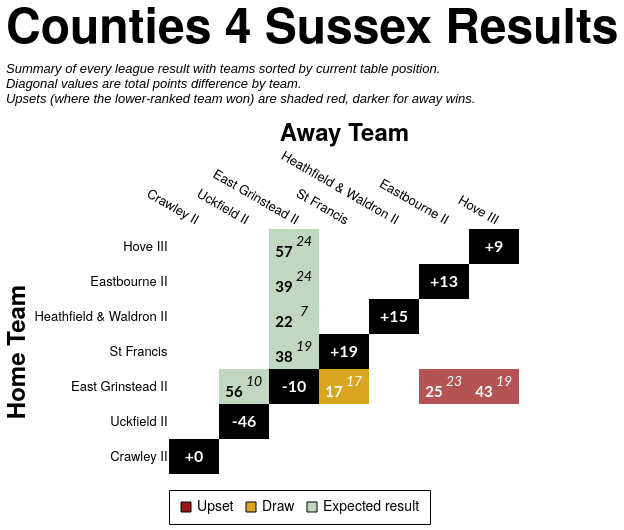

Write the Vega-Lite specification saved for this chart.
### Vega-Lite specification from a JSON file in a GitHub repository (floating-point values rounded to 4 significant figures)
{"config": {"axis": {"labelFont": "PT Sans Narrow, Helvetica Neue, Helvetica, Arial, sans-serif", "titleFont": "PT Sans Narrow, Helvetica Neue, Helvetica, Arial, sans-serif", "labelFontSize": 13, "titleFontSize": 24, "gridColor": "#202947", "gridOpacity": 0.2, "zindex": 1}, "text": {"font": "Lato, sans-serif"}, "bar": {"cornerRadiusEnd": 5}, "header": {"labelFont": "PT Sans Narrow, Helvetica Neue, Helvetica, Arial, sans-serif", "titleFont": "PT Sans Narrow, Helvetica Neue, Helvetica, Arial, sans-serif", "labelFontSize": 24, "titleFontSize": 28, "labelFontWeight": "bold", "orient": "left"}, "legend": {"labelFont": "PT Sans Narrow, Helvetica Neue, Helvetica, Arial, sans-serif", "titleFont": "PT Sans Narrow, Helvetica Neue, Helvetica, Arial, sans-serif", "labelFontSize": 14, "titleFontSize": 16, "titlePadding": 5, "fillColor": "white", "strokeColor": "black", "padding": 10, "titleFontWeight": "lighter", "titleFontStyle": "italic", "titleColor": "gray", "offset": 10}, "title": {"font": "PT Sans Narrow, Helvetica Neue, Helvetica, Arial, sans-serif", "fontSize": 48, "fontWeight": "bold", "anchor": "start", "align": "center", "titlePadding": 20, "subtitlePadding": 10, "subtitleFontSize": 13, "subtitleColor": "", "subtitleFontStyle": "italic", "offset": 15, "color": "black"}, "axisX": {"labelAngle": 0}, "facet": {"title": null, "header": null, "align": {"row": "each", "column": "each"}, "spacing": 10}, "resolve": {"scale": {"y": "independent", "facet": "independent"}}, "background": "transparent", "scale": {"offsetBandPaddingOuter": 0.2, "offsetBandPaddingInner": 0.1}, "view": {"stroke": null, "background": "transparent"}}, "layer": [{"data": {"name": "data-28918e81215225bca8ed9ad5c14cc171"}, "mark": {"type": "rect"}, "encoding": {"color": {"field": "unexpected_result", "legend": {"labelExpr": "datum.value === 'Upset (Away Win)' ? 'Upset' : datum.value", "labelLimit": 220, "offset": 16, "orient": "bottom", "symbolStrokeColor": "black", "symbolStrokeWidth": 1, "values": ["Upset (Away Win)", "Draw", "Expected result"]}, "scale": {"domain": ["Expected result", "Upset (Home Win)", "Upset (Away Win)", "Draw", "To be played", "N/A"], "range": ["#146f1444", "#991515bb", "#991515", "goldenrod", "white", "black"]}, "title": null, "type": "nominal"}, "opacity": {"condition": {"test": "datum.home_team == param_37.home_team || datum.away_team == param_37.home_team || !isValid(param_37.home_team)", "value": 1.0}, "value": 0.1}, "tooltip": [{"field": "home_team", "title": "Home", "type": "nominal"}, {"field": "away_team", "title": "Away", "type": "nominal"}, {"field": "home_score_text", "title": "Home Score", "type": "nominal"}, {"field": "away_score_text", "title": "Away Score", "type": "nominal"}, {"field": "result", "title": "Result", "type": "nominal"}, {"field": "unexpected_result", "title": "Unexpectedness", "type": "nominal"}, {"field": "date", "format": "%d %b %Y", "title": "Date", "type": "temporal"}], "x": {"axis": {"domain": false, "grid": false, "labelAngle": 30, "orient": "top", "ticks": false}, "field": "away_team", "sort": ["Crawley II", "Uckfield II", "East Grinstead II", "St Francis", "Heathfield & Waldron II", "Eastbourne II", "Hove III"], "title": "Away Team", "type": "nominal"}, "y": {"axis": {"domain": false, "grid": false, "ticks": false}, "field": "home_team", "sort": ["Hove III", "Eastbourne II", "Heathfield & Waldron II", "St Francis", "East Grinstead II", "Uckfield II", "Crawley II"], "title": "Home Team", "type": "nominal"}}, "name": "view_38"}, {"data": {"name": "data-28918e81215225bca8ed9ad5c14cc171"}, "mark": {"type": "text", "fontStyle": "italic", "size": 14, "xOffset": 10, "yOffset": -5}, "encoding": {"color": {"condition": {"test": "(datum.home_team == param_37.home_team || datum.away_team == param_37.home_team || !isValid(param_37.home_team)) && datum.unexpected_result == 'Expected result'", "value": "black"}, "value": "white"}, "text": {"field": "away_score_text", "type": "nominal"}, "x": {"field": "away_team", "sort": ["Crawley II", "Uckfield II", "East Grinstead II", "St Francis", "Heathfield & Waldron II", "Eastbourne II", "Hove III"], "type": "nominal"}, "y": {"field": "home_team", "sort": ["Hove III", "Eastbourne II", "Heathfield & Waldron II", "St Francis", "East Grinstead II", "Uckfield II", "Crawley II"], "type": "nominal"}}, "transform": [{"filter": "datum.away_score_text != '' && datum.away_score_text != 'WO'"}]}, {"data": {"name": "data-28918e81215225bca8ed9ad5c14cc171"}, "mark": {"type": "text", "size": 12, "xOffset": 10, "yOffset": -5}, "encoding": {"color": {"condition": {"test": "(datum.home_team == param_37.home_team || datum.away_team == param_37.home_team || !isValid(param_37.home_team)) && datum.unexpected_result == 'Expected result'", "value": "black"}, "value": "white"}, "text": {"field": "away_score_text", "type": "nominal"}, "x": {"field": "away_team", "sort": ["Crawley II", "Uckfield II", "East Grinstead II", "St Francis", "Heathfield & Waldron II", "Eastbourne II", "Hove III"], "type": "nominal"}, "y": {"field": "home_team", "sort": ["Hove III", "Eastbourne II", "Heathfield & Waldron II", "St Francis", "East Grinstead II", "Uckfield II", "Crawley II"], "type": "nominal"}}, "transform": [{"filter": "datum.away_score_text == 'WO'"}]}, {"data": {"name": "data-28918e81215225bca8ed9ad5c14cc171"}, "mark": {"type": "text", "fontWeight": "bold", "size": 15, "xOffset": -10, "yOffset": 5}, "encoding": {"color": {"condition": {"test": "(datum.home_team == param_37.home_team || datum.away_team == param_37.home_team || !isValid(param_37.home_team)) && datum.unexpected_result == 'Expected result'", "value": "black"}, "value": "white"}, "text": {"field": "home_score_text", "type": "nominal"}, "x": {"field": "away_team", "sort": ["Crawley II", "Uckfield II", "East Grinstead II", "St Francis", "Heathfield & Waldron II", "Eastbourne II", "Hove III"], "type": "nominal"}, "y": {"field": "home_team", "sort": ["Hove III", "Eastbourne II", "Heathfield & Waldron II", "St Francis", "East Grinstead II", "Uckfield II", "Crawley II"], "type": "nominal"}}, "transform": [{"filter": "datum.home_score_text != '' && datum.home_score_text != 'WO'"}]}, {"data": {"name": "data-28918e81215225bca8ed9ad5c14cc171"}, "mark": {"type": "text", "size": 12, "xOffset": -10, "yOffset": 5}, "encoding": {"color": {"condition": {"test": "(datum.home_team == param_37.home_team || datum.away_team == param_37.home_team || !isValid(param_37.home_team)) && datum.unexpected_result == 'Expected result'", "value": "black"}, "value": "white"}, "text": {"field": "home_score_text", "type": "nominal"}, "x": {"field": "away_team", "sort": ["Crawley II", "Uckfield II", "East Grinstead II", "St Francis", "Heathfield & Waldron II", "Eastbourne II", "Hove III"], "type": "nominal"}, "y": {"field": "home_team", "sort": ["Hove III", "Eastbourne II", "Heathfield & Waldron II", "St Francis", "East Grinstead II", "Uckfield II", "Crawley II"], "type": "nominal"}}, "transform": [{"filter": "datum.home_score_text == 'WO'"}]}, {"data": {"name": "data-fecc7afd5414ebbbadb48049a19bf62b"}, "mark": {"type": "text", "color": "white", "fontWeight": "bold", "size": 16}, "encoding": {"text": {"field": "display_text", "type": "nominal"}, "tooltip": [{"field": "home_team", "title": "Team", "type": "nominal"}, {"field": "display_text", "title": "Points Difference", "type": "nominal"}], "x": {"field": "away_team", "sort": ["Crawley II", "Uckfield II", "East Grinstead II", "St Francis", "Heathfield & Waldron II", "Eastbourne II", "Hove III"], "type": "nominal"}, "y": {"field": "home_team", "sort": ["Hove III", "Eastbourne II", "Heathfield & Waldron II", "St Francis", "East Grinstead II", "Uckfield II", "Crawley II"], "type": "nominal"}}}], "height": {"step": 35}, "params": [{"name": "param_37", "select": {"type": "point", "clear": "dblclick", "fields": ["home_team"], "on": "click"}, "value": null, "views": ["view_38"]}], "title": {"text": "Counties 4 Sussex Results", "subtitle": ["Summary of every league result with teams sorted by current table position.", "Diagonal values are total points difference by team.", "Upsets (where the lower-ranked team won) are shaded red, darker for away wins."]}, "width": {"step": 50}, "$schema": "https://vega.github.io/schema/vega-lite/v5.20.1.json", "datasets": {"data-28918e81215225bca8ed9ad5c14cc171": [{"home_team": "Crawley II", "away_team": "Crawley II", "match_id": null, "date": "", "home_score": null, "away_score": null, "home_walkover": null, "away_walkover": null, "result": "N/A", "home_score_text": "", "away_score_text": "", "wo_result": "", "score_text": "", "display_text": "+0", "is_diagonal": true, "result_simple": "N/A", "unexpected_result": "N/A", "unexpected_opacity": 1.0}, {"home_team": "Crawley II", "away_team": "East Grinstead II", "match_id": "995325", "date": "2022-10-01T00:00:00", "home_score": null, "away_score": null, "home_walkover": false, "away_walkover": true, "result": "To be played", "home_score_text": "", "away_score_text": "", "wo_result": "", "score_text": "", "display_text": "", "is_diagonal": false, "result_simple": "To be played", "unexpected_result": "To be played", "unexpected_opacity": 1.0}, {"home_team": "Crawley II", "away_team": "Eastbourne II", "match_id": "995339", "date": "2022-11-12T00:00:00", "home_score": null, "away_score": null, "home_walkover": false, "away_walkover": true, "result": "To be played", "home_score_text": "", "away_score_text": "", "wo_result": "", "score_text": "", "display_text": "", "is_diagonal": false, "result_simple": "To be played", "unexpected_result": "To be played", "unexpected_opacity": 1.0}, {"home_team": "Crawley II", "away_team": "Heathfield & Waldron II", "match_id": null, "date": "", "home_score": null, "away_score": null, "home_walkover": null, "away_walkover": null, "result": "To be played", "home_score_text": "", "away_score_text": "", "wo_result": "", "score_text": "", "display_text": "", "is_diagonal": false, "result_simple": "To be played", "unexpected_result": "To be played", "unexpected_opacity": 1.0}, {"home_team": "Crawley II", "away_team": "Hove III", "match_id": null, "date": "", "home_score": null, "away_score": null, "home_walkover": null, "away_walkover": null, "result": "To be played", "home_score_text": "", "away_score_text": "", "wo_result": "", "score_text": "", "display_text": "", "is_diagonal": false, "result_simple": "To be played", "unexpected_result": "To be played", "unexpected_opacity": 1.0}, {"home_team": "Crawley II", "away_team": "St Francis", "match_id": null, "date": "", "home_score": null, "away_score": null, "home_walkover": null, "away_walkover": null, "result": "To be played", "home_score_text": "", "away_score_text": "", "wo_result": "", "score_text": "", "display_text": "", "is_diagonal": false, "result_simple": "To be played", "unexpected_result": "To be played", "unexpected_opacity": 1.0}, {"home_team": "Crawley II", "away_team": "Uckfield II", "match_id": "995351", "date": "2022-12-10T00:00:00", "home_score": null, "away_score": null, "home_walkover": false, "away_walkover": true, "result": "To be played", "home_score_text": "", "away_score_text": "", "wo_result": "", "score_text": "", "display_text": "", "is_diagonal": false, "result_simple": "To be played", "unexpected_result": "To be played", "unexpected_opacity": 1.0}, {"home_team": "East Grinstead II", "away_team": "Crawley II", "match_id": "995349", "date": "2022-12-03T00:00:00", "home_score": null, "away_score": null, "home_walkover": true, "away_walkover": false, "result": "To be played", "home_score_text": "", "away_score_text": "", "wo_result": "", "score_text": "", "display_text": "", "is_diagonal": false, "result_simple": "To be played", "unexpected_result": "To be played", "unexpected_opacity": 1.0}, {"home_team": "East Grinstead II", "away_team": "East Grinstead II", "match_id": null, "date": "", "home_score": null, "away_score": null, "home_walkover": null, "away_walkover": null, "result": "N/A", "home_score_text": "", "away_score_text": "", "wo_result": "", "score_text": "", "display_text": "-10", "is_diagonal": true, "result_simple": "N/A", "unexpected_result": "N/A", "unexpected_opacity": 1.0}, {"home_team": "East Grinstead II", "away_team": "Eastbourne II", "match_id": "995326", "date": "2022-10-15T00:00:00", "home_score": 25, "away_score": 23, "home_walkover": false, "away_walkover": false, "result": "Home Win (LBP)", "home_score_text": "25", "away_score_text": "23", "wo_result": "", "score_text": "25-23", "display_text": "25-23", "is_diagonal": false, "result_simple": "Home Win", "unexpected_result": "Upset (Home Win)", "unexpected_opacity": 0.75}, {"home_team": "East Grinstead II", "away_team": "Heathfield & Waldron II", "match_id": null, "date": "", "home_score": null, "away_score": null, "home_walkover": null, "away_walkover": null, "result": "To be played", "home_score_text": "", "away_score_text": "", "wo_result": "", "score_text": "", "display_text": "", "is_diagonal": false, "result_simple": "To be played", "unexpected_result": "To be played", "unexpected_opacity": 1.0}, {"home_team": "East Grinstead II", "away_team": "Hove III", "match_id": "1032189", "date": "2023-01-07T00:00:00", "home_score": 43, "away_score": 19, "home_walkover": false, "away_walkover": false, "result": "Home Win", "home_score_text": "43", "away_score_text": "19", "wo_result": "", "score_text": "43-19", "display_text": "43-19", "is_diagonal": false, "result_simple": "Home Win", "unexpected_result": "Upset (Home Win)", "unexpected_opacity": 0.75}, {"home_team": "East Grinstead II", "away_team": "St Francis", "match_id": "995334", "date": "2022-10-29T00:00:00", "home_score": 17, "away_score": 17, "home_walkover": false, "away_walkover": false, "result": "Draw", "home_score_text": "17", "away_score_text": "17", "wo_result": "", "score_text": "17-17", "display_text": "17-17", "is_diagonal": false, "result_simple": "Draw", "unexpected_result": "Draw", "unexpected_opacity": 0.75}, {"home_team": "East Grinstead II", "away_team": "Uckfield II", "match_id": "1034960", "date": "2023-02-11T00:00:00", "home_score": 56, "away_score": 10, "home_walkover": false, "away_walkover": false, "result": "Home Win", "home_score_text": "56", "away_score_text": "10", "wo_result": "", "score_text": "56-10", "display_text": "56-10", "is_diagonal": false, "result_simple": "Home Win", "unexpected_result": "Expected result", "unexpected_opacity": 0.25}, {"home_team": "Eastbourne II", "away_team": "Crawley II", "match_id": null, "date": "", "home_score": null, "away_score": null, "home_walkover": null, "away_walkover": null, "result": "To be played", "home_score_text": "", "away_score_text": "", "wo_result": "", "score_text": "", "display_text": "", "is_diagonal": false, "result_simple": "To be played", "unexpected_result": "To be played", "unexpected_opacity": 1.0}, {"home_team": "Eastbourne II", "away_team": "East Grinstead II", "match_id": "1032182", "date": "2023-01-21T00:00:00", "home_score": 39, "away_score": 24, "home_walkover": false, "away_walkover": false, "result": "Home Win", "home_score_text": "39", "away_score_text": "24", "wo_result": "", "score_text": "39-24", "display_text": "39-24", "is_diagonal": false, "result_simple": "Home Win", "unexpected_result": "Expected result", "unexpected_opacity": 0.25}, {"home_team": "Eastbourne II", "away_team": "Eastbourne II", "match_id": null, "date": "", "home_score": null, "away_score": null, "home_walkover": null, "away_walkover": null, "result": "N/A", "home_score_text": "", "away_score_text": "", "wo_result": "", "score_text": "", "display_text": "+13", "is_diagonal": true, "result_simple": "N/A", "unexpected_result": "N/A", "unexpected_opacity": 1.0}, {"home_team": "Eastbourne II", "away_team": "Heathfield & Waldron II", "match_id": null, "date": "", "home_score": null, "away_score": null, "home_walkover": null, "away_walkover": null, "result": "To be played", "home_score_text": "", "away_score_text": "", "wo_result": "", "score_text": "", "display_text": "", "is_diagonal": false, "result_simple": "To be played", "unexpected_result": "To be played", "unexpected_opacity": 1.0}, {"home_team": "Eastbourne II", "away_team": "Hove III", "match_id": null, "date": "", "home_score": null, "away_score": null, "home_walkover": null, "away_walkover": null, "result": "To be played", "home_score_text": "", "away_score_text": "", "wo_result": "", "score_text": "", "display_text": "", "is_diagonal": false, "result_simple": "To be played", "unexpected_result": "To be played", "unexpected_opacity": 1.0}, {"home_team": "Eastbourne II", "away_team": "St Francis", "match_id": null, "date": "", "home_score": null, "away_score": null, "home_walkover": null, "away_walkover": null, "result": "To be played", "home_score_text": "", "away_score_text": "", "wo_result": "", "score_text": "", "display_text": "", "is_diagonal": false, "result_simple": "To be played", "unexpected_result": "To be played", "unexpected_opacity": 1.0}, {"home_team": "Eastbourne II", "away_team": "Uckfield II", "match_id": null, "date": "", "home_score": null, "away_score": null, "home_walkover": null, "away_walkover": null, "result": "To be played", "home_score_text": "", "away_score_text": "", "wo_result": "", "score_text": "", "display_text": "", "is_diagonal": false, "result_simple": "To be played", "unexpected_result": "To be played", "unexpected_opacity": 1.0}, {"home_team": "Heathfield & Waldron II", "away_team": "Crawley II", "match_id": "1034971", "date": "2023-02-11T00:00:00", "home_score": null, "away_score": null, "home_walkover": true, "away_walkover": false, "result": "To be played", "home_score_text": "", "away_score_text": "", "wo_result": "", "score_text": "", "display_text": "", "is_diagonal": false, "result_simple": "To be played", "unexpected_result": "To be played", "unexpected_opacity": 1.0}, {"home_team": "Heathfield & Waldron II", "away_team": "East Grinstead II", "match_id": "995341", "date": "2022-11-12T00:00:00", "home_score": 22, "away_score": 7, "home_walkover": false, "away_walkover": false, "result": "Home Win", "home_score_text": "22", "away_score_text": "7", "wo_result": "", "score_text": "22-7", "display_text": "22-7", "is_diagonal": false, "result_simple": "Home Win", "unexpected_result": "Expected result", "unexpected_opacity": 0.25}, {"home_team": "Heathfield & Waldron II", "away_team": "Eastbourne II", "match_id": null, "date": "", "home_score": null, "away_score": null, "home_walkover": null, "away_walkover": null, "result": "To be played", "home_score_text": "", "away_score_text": "", "wo_result": "", "score_text": "", "display_text": "", "is_diagonal": false, "result_simple": "To be played", "unexpected_result": "To be played", "unexpected_opacity": 1.0}, {"home_team": "Heathfield & Waldron II", "away_team": "Heathfield & Waldron II", "match_id": null, "date": "", "home_score": null, "away_score": null, "home_walkover": null, "away_walkover": null, "result": "N/A", "home_score_text": "", "away_score_text": "", "wo_result": "", "score_text": "", "display_text": "+15", "is_diagonal": true, "result_simple": "N/A", "unexpected_result": "N/A", "unexpected_opacity": 1.0}, {"home_team": "Heathfield & Waldron II", "away_team": "Hove III", "match_id": null, "date": "", "home_score": null, "away_score": null, "home_walkover": null, "away_walkover": null, "result": "To be played", "home_score_text": "", "away_score_text": "", "wo_result": "", "score_text": "", "display_text": "", "is_diagonal": false, "result_simple": "To be played", "unexpected_result": "To be played", "unexpected_opacity": 1.0}, {"home_team": "Heathfield & Waldron II", "away_team": "St Francis", "match_id": null, "date": "", "home_score": null, "away_score": null, "home_walkover": null, "away_walkover": null, "result": "To be played", "home_score_text": "", "away_score_text": "", "wo_result": "", "score_text": "", "display_text": "", "is_diagonal": false, "result_simple": "To be played", "unexpected_result": "To be played", "unexpected_opacity": 1.0}, {"home_team": "Heathfield & Waldron II", "away_team": "Uckfield II", "match_id": null, "date": "", "home_score": null, "away_score": null, "home_walkover": null, "away_walkover": null, "result": "To be played", "home_score_text": "", "away_score_text": "", "wo_result": "", "score_text": "", "display_text": "", "is_diagonal": false, "result_simple": "To be played", "unexpected_result": "To be played", "unexpected_opacity": 1.0}, {"home_team": "Hove III", "away_team": "Crawley II", "match_id": null, "date": "", "home_score": null, "away_score": null, "home_walkover": null, "away_walkover": null, "result": "To be played", "home_score_text": "", "away_score_text": "", "wo_result": "", "score_text": "", "display_text": "", "is_diagonal": false, "result_simple": "To be played", "unexpected_result": "To be played", "unexpected_opacity": 1.0}, {"home_team": "Hove III", "away_team": "East Grinstead II", "match_id": "995369", "date": "2023-03-04T00:00:00", "home_score": 57, "away_score": 24, "home_walkover": false, "away_walkover": false, "result": "Home Win", "home_score_text": "57", "away_score_text": "24", "wo_result": "", "score_text": "57-24", "display_text": "57-24", "is_diagonal": false, "result_simple": "Home Win", "unexpected_result": "Expected result", "unexpected_opacity": 0.25}, {"home_team": "Hove III", "away_team": "Eastbourne II", "match_id": null, "date": "", "home_score": null, "away_score": null, "home_walkover": null, "away_walkover": null, "result": "To be played", "home_score_text": "", "away_score_text": "", "wo_result": "", "score_text": "", "display_text": "", "is_diagonal": false, "result_simple": "To be played", "unexpected_result": "To be played", "unexpected_opacity": 1.0}, {"home_team": "Hove III", "away_team": "Heathfield & Waldron II", "match_id": null, "date": "", "home_score": null, "away_score": null, "home_walkover": null, "away_walkover": null, "result": "To be played", "home_score_text": "", "away_score_text": "", "wo_result": "", "score_text": "", "display_text": "", "is_diagonal": false, "result_simple": "To be played", "unexpected_result": "To be played", "unexpected_opacity": 1.0}, {"home_team": "Hove III", "away_team": "Hove III", "match_id": null, "date": "", "home_score": null, "away_score": null, "home_walkover": null, "away_walkover": null, "result": "N/A", "home_score_text": "", "away_score_text": "", "wo_result": "", "score_text": "", "display_text": "+9", "is_diagonal": true, "result_simple": "N/A", "unexpected_result": "N/A", "unexpected_opacity": 1.0}, {"home_team": "Hove III", "away_team": "St Francis", "match_id": null, "date": "", "home_score": null, "away_score": null, "home_walkover": null, "away_walkover": null, "result": "To be played", "home_score_text": "", "away_score_text": "", "wo_result": "", "score_text": "", "display_text": "", "is_diagonal": false, "result_simple": "To be played", "unexpected_result": "To be played", "unexpected_opacity": 1.0}, {"home_team": "Hove III", "away_team": "Uckfield II", "match_id": null, "date": "", "home_score": null, "away_score": null, "home_walkover": null, "away_walkover": null, "result": "To be played", "home_score_text": "", "away_score_text": "", "wo_result": "", "score_text": "", "display_text": "", "is_diagonal": false, "result_simple": "To be played", "unexpected_result": "To be played", "unexpected_opacity": 1.0}, {"home_team": "St Francis", "away_team": "Crawley II", "match_id": null, "date": "", "home_score": null, "away_score": null, "home_walkover": null, "away_walkover": null, "result": "To be played", "home_score_text": "", "away_score_text": "", "wo_result": "", "score_text": "", "display_text": "", "is_diagonal": false, "result_simple": "To be played", "unexpected_result": "To be played", "unexpected_opacity": 1.0}, {"home_team": "St Francis", "away_team": "East Grinstead II", "match_id": "995361", "date": "2023-01-28T00:00:00", "home_score": 38, "away_score": 19, "home_walkover": false, "away_walkover": false, "result": "Home Win", "home_score_text": "38", "away_score_text": "19", "wo_result": "", "score_text": "38-19", "display_text": "38-19", "is_diagonal": false, "result_simple": "Home Win", "unexpected_result": "Expected result", "unexpected_opacity": 0.25}, {"home_team": "St Francis", "away_team": "Eastbourne II", "match_id": null, "date": "", "home_score": null, "away_score": null, "home_walkover": null, "away_walkover": null, "result": "To be played", "home_score_text": "", "away_score_text": "", "wo_result": "", "score_text": "", "display_text": "", "is_diagonal": false, "result_simple": "To be played", "unexpected_result": "To be played", "unexpected_opacity": 1.0}, {"home_team": "St Francis", "away_team": "Heathfield & Waldron II", "match_id": null, "date": "", "home_score": null, "away_score": null, "home_walkover": null, "away_walkover": null, "result": "To be played", "home_score_text": "", "away_score_text": "", "wo_result": "", "score_text": "", "display_text": "", "is_diagonal": false, "result_simple": "To be played", "unexpected_result": "To be played", "unexpected_opacity": 1.0}, {"home_team": "St Francis", "away_team": "Hove III", "match_id": null, "date": "", "home_score": null, "away_score": null, "home_walkover": null, "away_walkover": null, "result": "To be played", "home_score_text": "", "away_score_text": "", "wo_result": "", "score_text": "", "display_text": "", "is_diagonal": false, "result_simple": "To be played", "unexpected_result": "To be played", "unexpected_opacity": 1.0}, {"home_team": "St Francis", "away_team": "St Francis", "match_id": null, "date": "", "home_score": null, "away_score": null, "home_walkover": null, "away_walkover": null, "result": "N/A", "home_score_text": "", "away_score_text": "", "wo_result": "", "score_text": "", "display_text": "+19", "is_diagonal": true, "result_simple": "N/A", "unexpected_result": "N/A", "unexpected_opacity": 1.0}, {"home_team": "St Francis", "away_team": "Uckfield II", "match_id": null, "date": "", "home_score": null, "away_score": null, "home_walkover": null, "away_walkover": null, "result": "To be played", "home_score_text": "", "away_score_text": "", "wo_result": "", "score_text": "", "display_text": "", "is_diagonal": false, "result_simple": "To be played", "unexpected_result": "To be played", "unexpected_opacity": 1.0}, {"home_team": "Uckfield II", "away_team": "Crawley II", "match_id": null, "date": "", "home_score": null, "away_score": null, "home_walkover": null, "away_walkover": null, "result": "To be played", "home_score_text": "", "away_score_text": "", "wo_result": "", "score_text": "", "display_text": "", "is_diagonal": false, "result_simple": "To be played", "unexpected_result": "To be played", "unexpected_opacity": 1.0}, {"home_team": "Uckfield II", "away_team": "East Grinstead II", "match_id": null, "date": "", "home_score": null, "away_score": null, "home_walkover": null, "away_walkover": null, "result": "To be played", "home_score_text": "", "away_score_text": "", "wo_result": "", "score_text": "", "display_text": "", "is_diagonal": false, "result_simple": "To be played", "unexpected_result": "To be played", "unexpected_opacity": 1.0}, {"home_team": "Uckfield II", "away_team": "Eastbourne II", "match_id": null, "date": "", "home_score": null, "away_score": null, "home_walkover": null, "away_walkover": null, "result": "To be played", "home_score_text": "", "away_score_text": "", "wo_result": "", "score_text": "", "display_text": "", "is_diagonal": false, "result_simple": "To be played", "unexpected_result": "To be played", "unexpected_opacity": 1.0}, {"home_team": "Uckfield II", "away_team": "Heathfield & Waldron II", "match_id": null, "date": "", "home_score": null, "away_score": null, "home_walkover": null, "away_walkover": null, "result": "To be played", "home_score_text": "", "away_score_text": "", "wo_result": "", "score_text": "", "display_text": "", "is_diagonal": false, "result_simple": "To be played", "unexpected_result": "To be played", "unexpected_opacity": 1.0}, {"home_team": "Uckfield II", "away_team": "Hove III", "match_id": null, "date": "", "home_score": null, "away_score": null, "home_walkover": null, "away_walkover": null, "result": "To be played", "home_score_text": "", "away_score_text": "", "wo_result": "", "score_text": "", "display_text": "", "is_diagonal": false, "result_simple": "To be played", "unexpected_result": "To be played", "unexpected_opacity": 1.0}, {"home_team": "Uckfield II", "away_team": "St Francis", "match_id": null, "date": "", "home_score": null, "away_score": null, "home_walkover": null, "away_walkover": null, "result": "To be played", "home_score_text": "", "away_score_text": "", "wo_result": "", "score_text": "", "display_text": "", "is_diagonal": false, "result_simple": "To be played", "unexpected_result": "To be played", "unexpected_opacity": 1.0}, {"home_team": "Uckfield II", "away_team": "Uckfield II", "match_id": null, "date": "", "home_score": null, "away_score": null, "home_walkover": null, "away_walkover": null, "result": "N/A", "home_score_text": "", "away_score_text": "", "wo_result": "", "score_text": "", "display_text": "-46", "is_diagonal": true, "result_simple": "N/A", "unexpected_result": "N/A", "unexpected_opacity": 1.0}], "data-fecc7afd5414ebbbadb48049a19bf62b": [{"home_team": "Crawley II", "away_team": "Crawley II", "match_id": null, "date": "", "home_score": null, "away_score": null, "home_walkover": null, "away_walkover": null, "result": "N/A", "home_score_text": "", "away_score_text": "", "wo_result": "", "score_text": "", "display_text": "+0", "is_diagonal": true, "result_simple": "N/A", "unexpected_result": "N/A", "unexpected_opacity": 1.0}, {"home_team": "East Grinstead II", "away_team": "East Grinstead II", "match_id": null, "date": "", "home_score": null, "away_score": null, "home_walkover": null, "away_walkover": null, "result": "N/A", "home_score_text": "", "away_score_text": "", "wo_result": "", "score_text": "", "display_text": "-10", "is_diagonal": true, "result_simple": "N/A", "unexpected_result": "N/A", "unexpected_opacity": 1.0}, {"home_team": "Eastbourne II", "away_team": "Eastbourne II", "match_id": null, "date": "", "home_score": null, "away_score": null, "home_walkover": null, "away_walkover": null, "result": "N/A", "home_score_text": "", "away_score_text": "", "wo_result": "", "score_text": "", "display_text": "+13", "is_diagonal": true, "result_simple": "N/A", "unexpected_result": "N/A", "unexpected_opacity": 1.0}, {"home_team": "Heathfield & Waldron II", "away_team": "Heathfield & Waldron II", "match_id": null, "date": "", "home_score": null, "away_score": null, "home_walkover": null, "away_walkover": null, "result": "N/A", "home_score_text": "", "away_score_text": "", "wo_result": "", "score_text": "", "display_text": "+15", "is_diagonal": true, "result_simple": "N/A", "unexpected_result": "N/A", "unexpected_opacity": 1.0}, {"home_team": "Hove III", "away_team": "Hove III", "match_id": null, "date": "", "home_score": null, "away_score": null, "home_walkover": null, "away_walkover": null, "result": "N/A", "home_score_text": "", "away_score_text": "", "wo_result": "", "score_text": "", "display_text": "+9", "is_diagonal": true, "result_simple": "N/A", "unexpected_result": "N/A", "unexpected_opacity": 1.0}, {"home_team": "St Francis", "away_team": "St Francis", "match_id": null, "date": "", "home_score": null, "away_score": null, "home_walkover": null, "away_walkover": null, "result": "N/A", "home_score_text": "", "away_score_text": "", "wo_result": "", "score_text": "", "display_text": "+19", "is_diagonal": true, "result_simple": "N/A", "unexpected_result": "N/A", "unexpected_opacity": 1.0}, {"home_team": "Uckfield II", "away_team": "Uckfield II", "match_id": null, "date": "", "home_score": null, "away_score": null, "home_walkover": null, "away_walkover": null, "result": "N/A", "home_score_text": "", "away_score_text": "", "wo_result": "", "score_text": "", "display_text": "-46", "is_diagonal": true, "result_simple": "N/A", "unexpected_result": "N/A", "unexpected_opacity": 1.0}]}}
